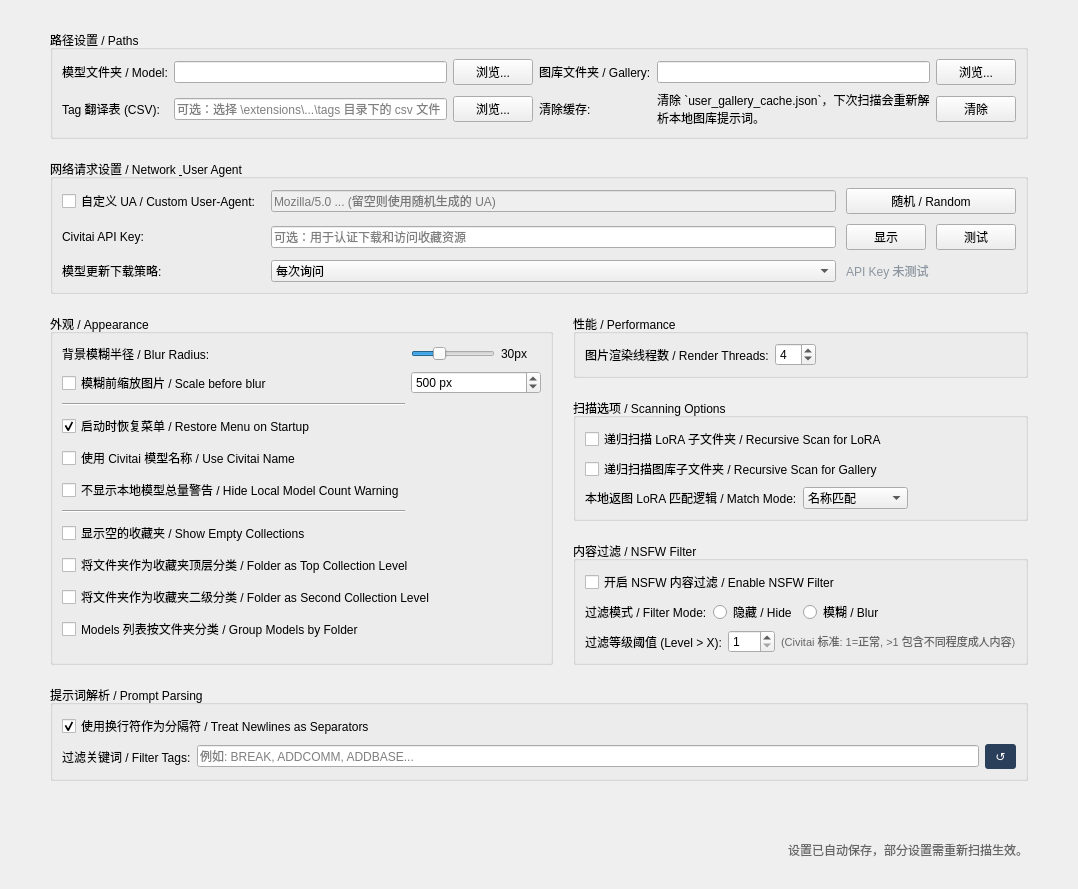
      <widget class="QWidget" name="pageSettings">
       <layout class="QVBoxLayout" name="verticalLayout_Settings">
        <property name="spacing">
         <number>20</number>
        </property>
        <property name="leftMargin">
         <number>50</number>
        </property>
        <property name="topMargin">
         <number>30</number>
        </property>
        <property name="rightMargin">
         <number>50</number>
        </property>
        <property name="bottomMargin">
         <number>30</number>
        </property>
        <item>
         <widget class="QGroupBox" name="groupPaths">
          <property name="title">
           <string>路径设置 / Paths</string>
          </property>
          <layout class="QGridLayout" name="gridLayout_Paths">
           <item row="0" column="4">
            <widget class="QLineEdit" name="editGalleryPath">
             <property name="readOnly">
              <bool>true</bool>
             </property>
            </widget>
           </item>
           <item row="2" column="3">
            <widget class="QLabel" name="lblSetTrans_2">
             <property name="text">
              <string>清除缓存:</string>
             </property>
            </widget>
           </item>
           <item row="0" column="0">
            <widget class="QLabel" name="lblSetLora">
             <property name="text">
              <string>模型文件夹 / Model:</string>
             </property>
            </widget>
           </item>
           <item row="0" column="1">
            <widget class="QLineEdit" name="editLoraPath">
             <property name="readOnly">
              <bool>true</bool>
             </property>
            </widget>
           </item>
           <item row="0" column="5">
            <widget class="QPushButton" name="btnBrowseGallery">
             <property name="cursor">
              <cursorShape>PointingHandCursor</cursorShape>
             </property>
             <property name="text">
              <string>浏览...</string>
             </property>
            </widget>
           </item>
           <item row="2" column="2">
            <widget class="QPushButton" name="btnBrowseTrans">
             <property name="cursor">
              <cursorShape>PointingHandCursor</cursorShape>
             </property>
             <property name="text">
              <string>浏览...</string>
             </property>
            </widget>
           </item>
           <item row="2" column="0">
            <widget class="QLabel" name="lblSetTrans">
             <property name="text">
              <string>Tag 翻译表 (CSV):</string>
             </property>
            </widget>
           </item>
           <item row="2" column="1">
            <widget class="QLineEdit" name="editTransPath">
             <property name="readOnly">
              <bool>true</bool>
             </property>
             <property name="placeholderText">
              <string>可选：选择 \extensions\...\tags 目录下的 csv 文件</string>
             </property>
            </widget>
           </item>
           <item row="0" column="3">
            <widget class="QLabel" name="lblSetGallery">
             <property name="text">
              <string>图库文件夹 / Gallery:</string>
             </property>
            </widget>
           </item>
           <item row="0" column="2">
            <widget class="QPushButton" name="btnBrowseLora">
             <property name="cursor">
              <cursorShape>PointingHandCursor</cursorShape>
             </property>
             <property name="text">
              <string>浏览...</string>
             </property>
            </widget>
           </item>
           <item row="2" column="4">
            <widget class="QLabel" name="lblGalleryCacheHint">
             <property name="text">
              <string>清除 `user_gallery_cache.json`，下次扫描会重新解析本地图库提示词。</string>
             </property>
             <property name="wordWrap">
              <bool>true</bool>
             </property>
            </widget>
           </item>
           <item row="2" column="5">
            <widget class="QPushButton" name="btnClearGalleryCache">
             <property name="cursor">
              <cursorShape>PointingHandCursor</cursorShape>
             </property>
             <property name="text">
              <string>清除</string>
             </property>
            </widget>
           </item>
          </layout>
         </widget>
        </item>
        <item>
         <widget class="QGroupBox" name="groupUserAgent">
          <property name="title">
           <string>网络请求设置 / Network &amp; User Agent</string>
          </property>
          <layout class="QGridLayout" name="gridLayout_Network">
           <property name="spacing">
            <number>10</number>
           </property>
           <item row="0" column="0">
            <widget class="QCheckBox" name="chkUseCustomUserAgent">
             <property name="toolTip">
              <string>勾选后使用右侧文本框的内容作为 UA；未勾选则每次启动随机生成。</string>
             </property>
             <property name="text">
              <string>自定义 UA / Custom User-Agent:</string>
             </property>
            </widget>
           </item>
           <item row="0" column="1">
            <widget class="QLineEdit" name="editUserAgent">
             <property name="enabled">
              <bool>false</bool>
             </property>
             <property name="placeholderText">
              <string>Mozilla/5.0 ... (留空则使用随机生成的 UA)</string>
             </property>
            </widget>
           </item>
           <item row="0" column="2">
            <widget class="QPushButton" name="btnResetUA">
             <property name="toolTip">
              <string>生成一个随机的现代浏览器 UA 填入框中</string>
             </property>
             <property name="text">
              <string>随机 / Random</string>
             </property>
            </widget>
           </item>
           <item row="1" column="0">
            <widget class="QLabel" name="lblCivitaiApiKey">
             <property name="text">
              <string>Civitai API Key:</string>
             </property>
            </widget>
           </item>
           <item row="1" column="1">
            <widget class="QLineEdit" name="editCivitaiApiKey">
             <property name="echoMode">
              <enum>QLineEdit::EchoMode::Password</enum>
             </property>
             <property name="placeholderText">
              <string>可选：用于认证下载和访问收藏资源</string>
             </property>
            </widget>
           </item>
           <item row="1" column="2">
            <layout class="QHBoxLayout" name="horizontalLayout_CivitaiApiButtons">
             <item>
              <widget class="QPushButton" name="btnToggleCivitaiApiKey">
               <property name="text">
                <string>显示</string>
               </property>
              </widget>
             </item>
             <item>
              <widget class="QPushButton" name="btnTestCivitaiApiKey">
               <property name="text">
                <string>测试</string>
               </property>
              </widget>
             </item>
            </layout>
           </item>
           <item row="2" column="0">
            <widget class="QLabel" name="lblModelUpdateDownloadPolicy">
             <property name="text">
              <string>模型更新下载策略:</string>
             </property>
            </widget>
           </item>
           <item row="2" column="1">
            <widget class="QComboBox" name="comboModelUpdateDownloadPolicy">
             <item>
              <property name="text">
               <string>每次询问</string>
              </property>
             </item>
             <item>
              <property name="text">
               <string>保留旧版</string>
              </property>
             </item>
             <item>
              <property name="text">
               <string>覆盖当前文件</string>
              </property>
             </item>
            </widget>
           </item>
           <item row="2" column="2">
            <widget class="QLabel" name="lblCivitaiApiStatus">
             <property name="styleSheet">
              <string>color:#8c96a0;</string>
             </property>
             <property name="text">
              <string>API Key 未测试</string>
             </property>
            </widget>
           </item>
          </layout>
         </widget>
        </item>
        <item>
         <layout class="QHBoxLayout" name="horizontalLayout" stretch="0,0">
          <item>
           <widget class="QGroupBox" name="groupAppearance">
            <property name="title">
             <string>外观 / Appearance</string>
            </property>
            <layout class="QGridLayout" name="gridLayout">
             <item row="0" column="0">
              <widget class="QLabel" name="lblBlur">
               <property name="text">
                <string>背景模糊半径 / Blur Radius:</string>
               </property>
              </widget>
             </item>
             <item row="10" column="0" colspan="3">
              <widget class="QCheckBox" name="chkCollectionFolderTopLevel">
               <property name="toolTip">
                <string>勾选后，Collections 侧边栏先按 LoRA 根目录分组，再在每个文件夹下显示收藏夹。</string>
               </property>
               <property name="text">
                <string>将文件夹作为收藏夹顶层分类 / Folder as Top Collection Level</string>
               </property>
              </widget>
             </item>
             <item row="5" column="0">
              <widget class="QCheckBox" name="chkUseCivitaiName">
               <property name="toolTip">
                <string>勾选后，如果本地存在 JSON 元数据，将显示模型的真实名称（如 'ChilloutMix [Pruned]'）而非文件名。</string>
               </property>
               <property name="text">
                <string>使用 Civitai 模型名称 / Use Civitai Name</string>
               </property>
              </widget>
             </item>
             <item row="12" column="0" colspan="3">
              <widget class="QCheckBox" name="chkModelListFolderGrouping">
               <property name="toolTip">
                <string>勾选后，Models 列表会按已启用的 LoRA 根目录分组显示。</string>
               </property>
               <property name="text">
                <string>Models 列表按文件夹分类 / Group Models by Folder</string>
               </property>
              </widget>
             </item>
             <item row="3" column="0">
              <widget class="QCheckBox" name="chkRestoreTreeState">
               <property name="toolTip">
                <string>下次启动时，保持当前收藏夹的展开状态和滚动条位置。</string>
               </property>
               <property name="text">
                <string>启动时恢复菜单 / Restore Menu on Startup</string>
               </property>
               <property name="checked">
                <bool>true</bool>
               </property>
              </widget>
             </item>
             <item row="7" column="0">
              <widget class="Line" name="line_4">
               <property name="orientation">
                <enum>Qt::Orientation::Horizontal</enum>
               </property>
              </widget>
             </item>
             <item row="1" column="1" colspan="2">
              <widget class="QSpinBox" name="spinBlurWidth">
               <property name="suffix">
                <string> px</string>
               </property>
               <property name="minimum">
                <number>64</number>
               </property>
               <property name="maximum">
                <number>2048</number>
               </property>
               <property name="value">
                <number>500</number>
               </property>
              </widget>
             </item>
             <item row="1" column="0">
              <widget class="QCheckBox" name="chkDownscaleBlur">
               <property name="toolTip">
                <string>开启后会先将原图缩小再模糊，能极大提高大图背景的生成速度。</string>
               </property>
               <property name="text">
                <string>模糊前缩放图片 / Scale before blur</string>
               </property>
              </widget>
             </item>
             <item row="11" column="0" colspan="3">
              <widget class="QCheckBox" name="chkCollectionFolderSecondLevel">
               <property name="toolTip">
                <string>勾选后，Collections 侧边栏先显示收藏夹，再在收藏夹下按 LoRA 根目录分组。</string>
               </property>
               <property name="text">
                <string>将文件夹作为收藏夹二级分类 / Folder as Second Collection Level</string>
               </property>
              </widget>
             </item>
             <item row="0" column="2">
              <widget class="QLabel" name="lblBlurValue">
               <property name="minimumSize">
                <size>
                 <width>40</width>
                 <height>0</height>
                </size>
               </property>
               <property name="text">
                <string>30px</string>
               </property>
              </widget>
             </item>
             <item row="0" column="1">
              <widget class="QSlider" name="sliderBlur">
               <property name="minimum">
                <number>0</number>
               </property>
               <property name="maximum">
                <number>100</number>
               </property>
               <property name="value">
                <number>30</number>
               </property>
               <property name="orientation">
                <enum>Qt::Orientation::Horizontal</enum>
               </property>
              </widget>
             </item>
             <item row="6" column="0">
              <widget class="QCheckBox" name="chkSuppressLocalWarnings">
               <property name="toolTip">
                <string>勾选后，不再弹出“检测到 X 个本地/已编辑模型”的总量提醒；单个模型的覆盖确认仍会保留。</string>
               </property>
               <property name="text">
                <string>不显示本地模型总量警告 / Hide Local Model Count Warning</string>
               </property>
              </widget>
             </item>
             <item row="2" column="0">
              <widget class="Line" name="line_8">
               <property name="orientation">
                <enum>Qt::Orientation::Horizontal</enum>
               </property>
              </widget>
             </item>
             <item row="8" column="0">
              <widget class="QCheckBox" name="chkShowEmptyCollections">
               <property name="toolTip">
                <string>如果取消勾选，不包含任何模型（或被搜索过滤后为空）的收藏夹将不会显示在侧边栏中。</string>
               </property>
               <property name="text">
                <string>显示空的收藏夹 / Show Empty Collections</string>
               </property>
               <property name="checked">
                <bool>false</bool>
               </property>
              </widget>
             </item>
            </layout>
           </widget>
          </item>
          <item>
           <layout class="QVBoxLayout" name="verticalLayout_4">
            <item>
             <widget class="QGroupBox" name="groupPerformance">
              <property name="title">
               <string>性能 / Performance</string>
              </property>
              <layout class="QGridLayout" name="gridLayout_Perf">
               <item row="0" column="0">
                <widget class="QLabel" name="lblThreads">
                 <property name="text">
                  <string>图片渲染线程数 / Render Threads:</string>
                 </property>
                </widget>
               </item>
               <item row="0" column="1">
                <widget class="QSpinBox" name="spinRenderThreads">
                 <property name="toolTip">
                  <string>同时加载图片的数量。默认 4。设置过高可能会卡顿。</string>
                 </property>
                 <property name="minimum">
                  <number>1</number>
                 </property>
                 <property name="maximum">
                  <number>32</number>
                 </property>
                 <property name="value">
                  <number>4</number>
                 </property>
                </widget>
               </item>
               <item row="0" column="2">
                <spacer name="horizontalSpacer_Perf">
                 <property name="orientation">
                  <enum>Qt::Orientation::Horizontal</enum>
                 </property>
                 <property name="sizeHint" stdset="0">
                  <size>
                   <width>40</width>
                   <height>20</height>
                  </size>
                 </property>
                </spacer>
               </item>
              </layout>
             </widget>
            </item>
            <item>
             <widget class="QGroupBox" name="groupScan">
              <property name="title">
               <string>扫描选项 / Scanning Options</string>
              </property>
              <layout class="QVBoxLayout" name="verticalLayout_ScanOpts">
               <item>
                <widget class="QCheckBox" name="chkRecursiveLora">
                 <property name="toolTip">
                  <string>勾选后将搜索子目录下的模型文件。</string>
                 </property>
                 <property name="text">
                  <string>递归扫描 LoRA 子文件夹 / Recursive Scan for LoRA</string>
                 </property>
                </widget>
               </item>
               <item>
                <widget class="QCheckBox" name="chkRecursiveGallery">
                 <property name="toolTip">
                  <string>勾选后将搜索子目录下的图片文件。默认关闭以提高性能。</string>
                 </property>
                 <property name="text">
                  <string>递归扫描图库子文件夹 / Recursive Scan for Gallery</string>
                 </property>
                </widget>
               </item>
               <item>
                <layout class="QHBoxLayout" name="horizontalLayout_UserGalleryMatchMode">
                 <item>
                  <widget class="QLabel" name="lblUserGalleryMatchMode">
                   <property name="text">
                    <string>本地返图 LoRA 匹配逻辑 / Match Mode:</string>
                   </property>
                  </widget>
                 </item>
                 <item>
                  <widget class="QComboBox" name="comboUserGalleryMatchMode">
                   <item>
                    <property name="text">
                     <string>名称匹配</string>
                    </property>
                   </item>
                   <item>
                    <property name="text">
                     <string>摘要/名称匹配</string>
                    </property>
                   </item>
                   <item>
                    <property name="text">
                     <string>严格摘要匹配</string>
                    </property>
                   </item>
                  </widget>
                 </item>
                 <item>
                  <spacer name="horizontalSpacer_UserGalleryMatchMode">
                   <property name="orientation">
                    <enum>Qt::Orientation::Horizontal</enum>
                   </property>
                   <property name="sizeHint" stdset="0">
                    <size>
                     <width>40</width>
                     <height>20</height>
                    </size>
                   </property>
                  </spacer>
                 </item>
                </layout>
               </item>
              </layout>
             </widget>
            </item>
            <item>
             <widget class="QGroupBox" name="groupNSFW">
              <property name="title">
               <string>内容过滤 / NSFW Filter</string>
              </property>
              <layout class="QVBoxLayout" name="verticalLayout_NSFW">
               <item>
                <widget class="QCheckBox" name="chkFilterNSFW">
                 <property name="text">
                  <string>开启 NSFW 内容过滤 / Enable NSFW Filter</string>
                 </property>
                </widget>
               </item>
               <item>
                <layout class="QHBoxLayout" name="horizontalLayout_NSFWMode">
                 <item>
                  <widget class="QLabel" name="lblNSFWMode">
                   <property name="text">
                    <string>过滤模式 / Filter Mode:</string>
                   </property>
                  </widget>
                 </item>
                 <item>
                  <widget class="QRadioButton" name="radioNSFW_Hide">
                   <property name="text">
                    <string>隐藏 / Hide</string>
                   </property>
                  </widget>
                 </item>
                 <item>
                  <widget class="QRadioButton" name="radioNSFW_Blur">
                   <property name="text">
                    <string>模糊 / Blur</string>
                   </property>
                  </widget>
                 </item>
                 <item>
                  <spacer name="horizontalSpacer_NSFW">
                   <property name="orientation">
                    <enum>Qt::Orientation::Horizontal</enum>
                   </property>
                   <property name="sizeHint" stdset="0">
                    <size>
                     <width>0</width>
                     <height>0</height>
                    </size>
                   </property>
                  </spacer>
                 </item>
                </layout>
               </item>
               <item>
                <layout class="QHBoxLayout" name="horizontalLayout_NSFWLevel">
                 <item>
                  <widget class="QLabel" name="lblNSFWLevel">
                   <property name="text">
                    <string>过滤等级阈值 (Level &gt; X):</string>
                   </property>
                  </widget>
                 </item>
                 <item>
                  <widget class="QSpinBox" name="spinNSFWLevel">
                   <property name="minimum">
                    <number>1</number>
                   </property>
                   <property name="maximum">
                    <number>100</number>
                   </property>
                   <property name="value">
                    <number>1</number>
                   </property>
                  </widget>
                 </item>
                 <item>
                  <widget class="QLabel" name="lblNSFWHint">
                   <property name="styleSheet">
                    <string>color: #666; font-size: 11px;</string>
                   </property>
                   <property name="text">
                    <string>(Civitai 标准: 1=正常, &gt;1 包含不同程度成人内容)</string>
                   </property>
                  </widget>
                 </item>
                 <item>
                  <spacer name="horizontalSpacer_NSFW2">
                   <property name="orientation">
                    <enum>Qt::Orientation::Horizontal</enum>
                   </property>
                   <property name="sizeHint" stdset="0">
                    <size>
                     <width>0</width>
                     <height>0</height>
                    </size>
                   </property>
                  </spacer>
                 </item>
                </layout>
               </item>
              </layout>
             </widget>
            </item>
           </layout>
          </item>
         </layout>
        </item>
        <item>
         <widget class="QGroupBox" name="groupParsing">
          <property name="title">
           <string>提示词解析 / Prompt Parsing</string>
          </property>
          <layout class="QGridLayout" name="gridLayout_Parsing">
           <item row="0" column="0" colspan="3">
            <widget class="QCheckBox" name="chkSplitOnNewline">
             <property name="toolTip">
              <string>默认开启。如果提示词之间使用了换行符而没有逗号，开启此项可正确识别为两个独立的 Tag。</string>
             </property>
             <property name="text">
              <string>使用换行符作为分隔符 / Treat Newlines as Separators</string>
             </property>
             <property name="checked">
              <bool>true</bool>
             </property>
            </widget>
           </item>
           <item row="1" column="0">
            <widget class="QLabel" name="lblFilterTags">
             <property name="text">
              <string>过滤关键词 / Filter Tags:</string>
             </property>
            </widget>
           </item>
           <item row="1" column="1">
            <widget class="QLineEdit" name="editFilterTags">
             <property name="toolTip">
              <string>用英文逗号分隔。这些词在统计 Tag 时会被自动忽略。</string>
             </property>
             <property name="placeholderText">
              <string>例如: BREAK, ADDCOMM, ADDBASE...</string>
             </property>
            </widget>
           </item>
           <item row="1" column="2">
            <widget class="QPushButton" name="btnResetFilterTags">
             <property name="cursor">
              <cursorShape>PointingHandCursor</cursorShape>
             </property>
             <property name="toolTip">
              <string>重置为默认值</string>
             </property>
             <property name="styleSheet">
              <string notr="true">
               QPushButton { background-color: #2a3f5a; color: #fff; border: none; border-radius: 3px; padding: 5px 10px; }
               QPushButton:hover { background-color: #3d5677; }
              </string>
             </property>
             <property name="text">
              <string>↺</string>
             </property>
            </widget>
           </item>
          </layout>
         </widget>
        </item>
        <item>
         <spacer name="verticalSpacer_Settings">
          <property name="orientation">
           <enum>Qt::Orientation::Vertical</enum>
          </property>
          <property name="sizeHint" stdset="0">
           <size>
            <width>20</width>
            <height>40</height>
           </size>
          </property>
         </spacer>
        </item>
        <item>
         <widget class="QLabel" name="lblStatusSettings">
          <property name="styleSheet">
           <string>color: #666; font-size: 12px;</string>
          </property>
          <property name="text">
           <string>设置已自动保存，部分设置需重新扫描生效。</string>
          </property>
          <property name="alignment">
           <set>Qt::AlignmentFlag::AlignRight|Qt::AlignmentFlag::AlignTrailing|Qt::AlignmentFlag::AlignVCenter</set>
          </property>
         </widget>
        </item>
       </layout>
      </widget>
